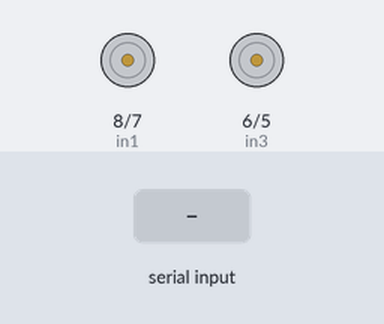
A sketch run on a simulated Arduino Uno, built with avr-gcc and run on an emulated ATmega328P. Shown: motor-driver pin pairs drawn as motors (green arrow = first pin HIGH = forward, orange = second pin HIGH = backward, longer = more drive, scaled by the enable pin). The inputs (shaded band) are chosen by the test bench.

Above: at 1.2 s.
1.3 s: "F" received over Serial
At 2.5 s:
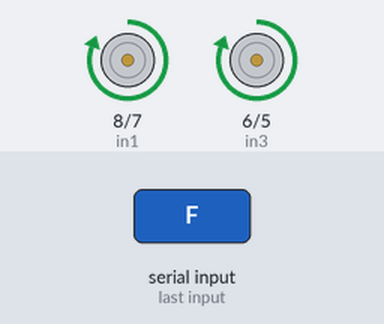
2.8 s: "B" received over Serial
At 3.7 s:
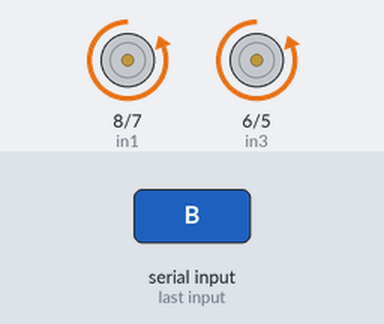
4.3 s: "L" received over Serial
At 4.8 s:
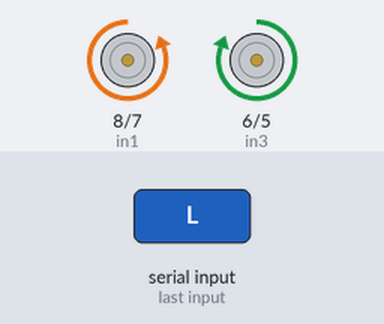
5.8 s: "R" received over Serial
At 7.0 s:
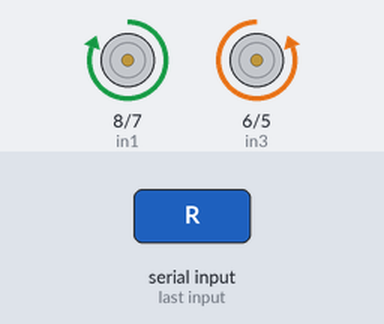
7.3 s: "A" received over Serial
At 8.3 s:
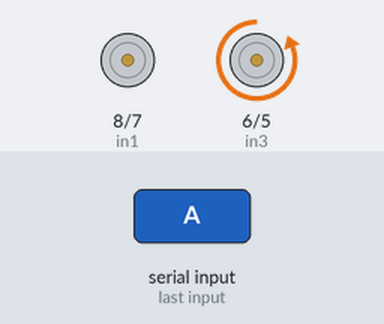
8.8 s: "S" received over Serial
At 9.4 s:
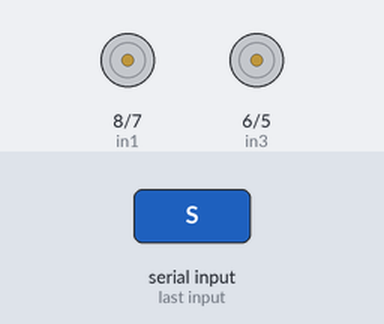
Timing chart, 0 to 11.3 s (numbered marks = the images above; inputs shaded):
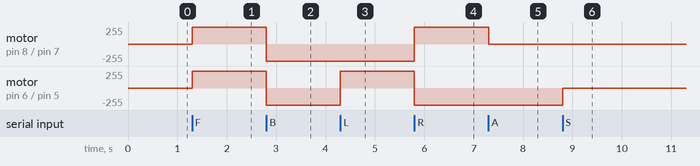

Measured:
- after the input at 1.3 s, motor on pin 8 (in1) / pin 7 (in2), motor on pin 6 (in3) / pin 5 (in4): stopped → forward 255/255 at once
- after the input at 2.8 s, motor on pin 8 (in1) / pin 7 (in2), motor on pin 6 (in3) / pin 5 (in4): forward 255/255 → backward 255/255 at once
- after the input at 4.3 s, motor on pin 6 (in3) / pin 5 (in4): backward 255/255 → forward 255/255 at once
- after the input at 5.8 s, motor on pin 8 (in1) / pin 7 (in2): backward 255/255 → forward 255/255 at once; motor on pin 6 (in3) / pin 5 (in4): forward 255/255 → backward 255/255 at once
- after the input at 7.3 s, motor on pin 8 (in1) / pin 7 (in2): forward 255/255 → stopped at once
- after the input at 8.8 s, motor on pin 6 (in3) / pin 5 (in4): backward 255/255 → stopped at once

The sketch:

carrito_arduino.ino
```cpp
// Pines del L298N para el Motor A
int enA = 9;
int in1 = 8;
int in2 = 7;

// Pines del L298N para el Motor B
int enB = 10;
int in3 = 6;
int in4 = 5;

// Variables para almacenar los comandos recibidos
char command;

void setup() {
  // Configurar los pines como salidas
  pinMode(enA, OUTPUT);
  pinMode(in1, OUTPUT);
  pinMode(in2, OUTPUT);
  pinMode(enB, OUTPUT);
  pinMode(in3, OUTPUT);
  pinMode(in4, OUTPUT);

  // Iniciar comunicación serial para recibir comandos del HC-06
  Serial.begin(9600);
}

void loop() {
  // Comprobar si se ha recibido un comando
  if (Serial.available() > 0) {
    command = Serial.read();

    // Ejecutar comandos
    switch (command) {
      case 'F': // Adelante
        forward();
        break;
      case 'B': // Atrás
        backward();
        break;
      case 'L': // Izquierda
        left();
        break;
      case 'R': // Derecha
        right();
        break;
      case 'S': // Parar ambos motores
        stop();
        break;
      case 'A': // Parar motor A
        stopMotorA();
        break;
    }
  }
}

void forward() {
  digitalWrite(in1, HIGH);
  digitalWrite(in2, LOW);
  analogWrite(enA, 255);

  digitalWrite(in3, HIGH);
  digitalWrite(in4, LOW);
  analogWrite(enB, 255);
}

void backward() {
  digitalWrite(in1, LOW);
  digitalWrite(in2, HIGH);
  analogWrite(enA, 255);

  digitalWrite(in3, LOW);
  digitalWrite(in4, HIGH);
  analogWrite(enB, 255);
}

void left() {
  digitalWrite(in1, LOW);
  digitalWrite(in2, HIGH);
  analogWrite(enA, 255);

  digitalWrite(in3, HIGH);
  digitalWrite(in4, LOW);
  analogWrite(enB, 255);
}

void right() {
  digitalWrite(in1, HIGH);
  digitalWrite(in2, LOW);
  analogWrite(enA, 255);

  digitalWrite(in3, LOW);
  digitalWrite(in4, HIGH);
  analogWrite(enB, 255);
}

void stop() {
  analogWrite(enA, 0);
  analogWrite(enB, 0);
  digitalWrite(in1, LOW);
  digitalWrite(in2, LOW);
  digitalWrite(in3, LOW);
  digitalWrite(in4, LOW);
}

void stopMotorA() {
  analogWrite(enA, 0);
  digitalWrite(in1, LOW);
  digitalWrite(in2, LOW);
}
```
